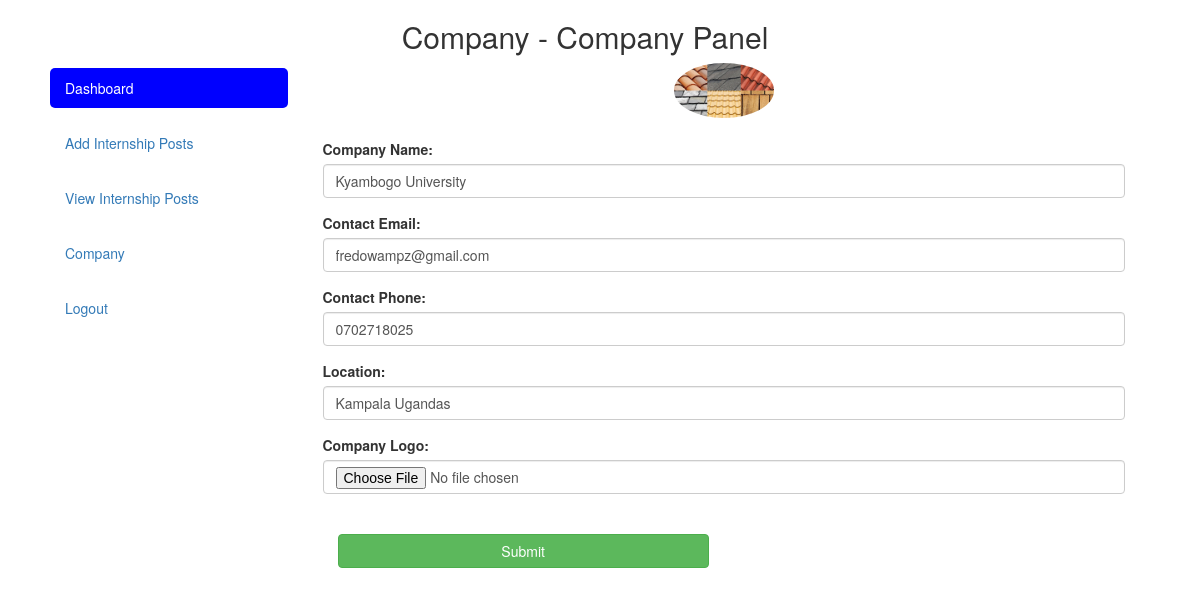
Page /company/company.php (signed in) on the committed database.
### tables this page shows
CREATE TABLE `company` (
  `id` int(11) NOT NULL,
  `CID` varchar(30) NOT NULL,
  `name` varchar(200) NOT NULL,
  `location` varchar(300) NOT NULL,
  `email` varchar(100) NOT NULL,
  `password` varchar(100) NOT NULL,
  `phone` varchar(15) NOT NULL,
  `logo` text NOT NULL,
  `submitteddate` varchar(30) NOT NULL,
  `updated` timestamp(6) NOT NULL DEFAULT CURRENT_TIMESTAMP(6),
  `deleted` int(11) NOT NULL DEFAULT '0',
  `deleteddate` varchar(30) NOT NULL
);

### company/company.php (the view, shortened to what this page needs)
<?php include 'comp/header.php'; ?>
  <?php
      include 'conn/conn.php';
        $CID = $_SESSION['CID'];
        $co_info = $conn->query("SELECT * FROM company WHERE CID = '$CID' LIMIT 1")->fetch_assoc();
     ?>
      <div class="col-md-9">
        <center><img src="<?php echo $co_info['logo'] ?>" style="border-radius: 100%; width: 100px; margin-bottom: 20px;"></center>
        <form method="POST" enctype="multipart/form-data">
          <div class="text-center col-md-12"><?php echo $error; ?></div>
            <div class="form-group">
              <label for="email">Company Name:</label>
              <input type="text" class="form-control" placeholder="Enter company name" name="name" value="<?php echo $co_info['name']; ?>" required="">
            </div>
            <div class="form-group">
              <label for="email">Contact Email:</label>
              <input type="email" class="form-control" id="email" placeholder="Enter email" value="<?php echo $co_info['email']; ?>" name="email" required="">
            </div>
            <div class="form-group">
              <label for="email">Contact Phone:</label>
              <input type="text" class="form-control" id="phone" placeholder="Enter phone" value="<?php echo $co_info['phone']; ?>" name="phone" required="">
            </div>
            <div class="form-group">
              <label for="pwd">Location:</label>
              <input type="text" class="form-control" id="pwd" placeholder="Enter location" value="<?php echo $co_info['location']; ?>" name="location" required="">
            </div>
            <div class="form-group">
              <label for="pwd">Company Logo:</label>
              <input type="file" class="form-control" name="logo" accept="image/*">
            </div>
            <div class="form-group col-md-6 pt-4">
              <label for="inputCity">&nbsp;</label><br>
              <button type="submit" class="btn btn-success btn-block" name="update-company">Submit</button>
            </div>
        </form>
      </div>
    </div>
  </div>
  </body>
</html>

### rows in the picture
company: logo (picture), name "Kyambogo University", email "fredowampz@gmail.com", phone "0702718025", location "Kampala Ugandas"

### other values in the picture
$title "Company"
